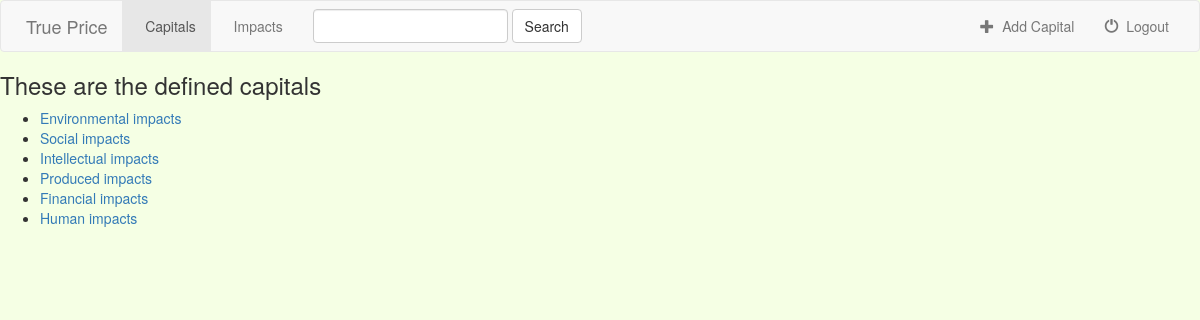
The page /co2/ on the database as committed earlier.
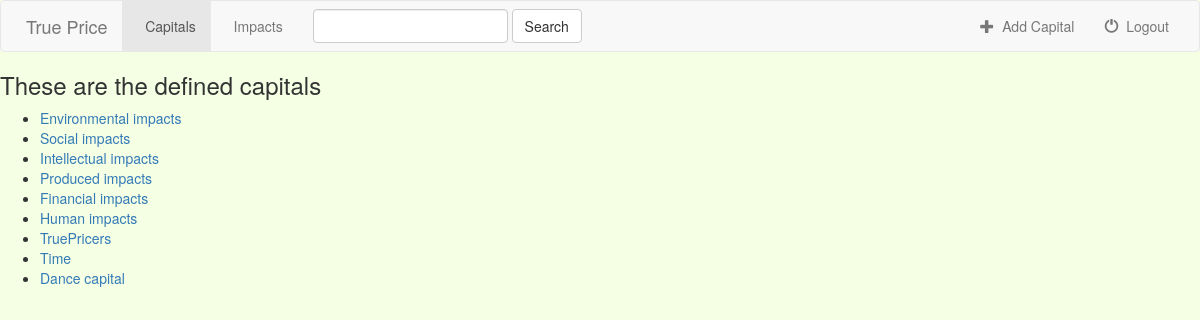
The same page on the database as committed later.
### co2/models.py (models this page shows, shortened)
class Capital(models.Model):
    color = models.CharField(max_length=100)
    capital_title = models.CharField(max_length=200)

### co2/views.py (the view)
class IndexView(generic.ListView):
    template_name = 'co2/index.html'
    context_object_name = 'all_capitals'
    def get_queryset(self):
        return Capital.objects.all()

### co2/templates/co2/index.html
{% extends 'co2/base.html' %}
{% block body %}
        <h3>These are the defined capitals</h3>
        <ul>
            {% for capital in all_capitals %}
                <li><a href="{% url 'co2:detail' capital.id %}">{{ capital.capital_title }}</a> </li>
            {% endfor %}
        </ul>
{% endblock %}

### co2/templates/co2/base.html (shortened to what this page needs)
<!DOCTYPE html>
<html lang="en">
<head>
    {% load staticfiles %}
    <link rel="stylesheet" href="https://maxcdn.bootstrapcdn.com/bootstrap/3.3.6/css/bootstrap.min.css">
    <link rel="stylesheet" type="text/css" href="{% static 'co2/style.css' %}" />
</head>
<body>
    <nav class="navbar navbar-default">
        <div class="container-fluid">
            <div class="navbar-header">
                <a class="navbar-brand" href="{% url 'co2:index' %}">
                    &nbsp; True Price
                </a>
            </div>
            <div class="collapse navbar-collapse" id="topNavBar">
                <ul class="nav navbar-nav">
                    <li class="active">
                        <a href="{% url 'co2:index' %}">
                           &nbsp; Capitals
                        </a>
                    </li>
                     <li class="">
                        <a href="#">
                             &nbsp; Impacts
                        </a>
                    </li>
                </ul>
                <form class="navbar-form navbar-left" role="search" method="get" action="#">
                    <div class="form-group">
                        <input type="text"class="form-control" name="q" value="">
                    </div>
                    <button type="submit" class="btn btn-default">Search</button>
                </form>
                <ul class="nav navbar-nav navbar-right">
                    <li class="">
                        <a href="{% url 'co2:capital-add' %}">
                             <span class="glyphicon glyphicon-plus" aria-hidden = "true"></span>&nbsp; Add Capital
                        </a>
                    </li>
                    <li class="">
                        <a href="#">
                             <span class="glyphicon glyphicon-off" aria-hidden = "true"></span>&nbsp; Logout
                        </a>
                    </li>
                </ul>
            </div>
        </div>
    </nav>
{% block body %}
{% endblock %}
</body>
</html>

### co2/static/co2/style.css (style rules this page uses)
body { background: #f5ffe4 }
.navbar-brand { background-image: url("images/trueprice.png") }

Rows that differ between the two databases and show on the page:
added Capital: capital_title "TruePricers"
added Capital: capital_title "Time"
added Capital: capital_title "Dance capital"
